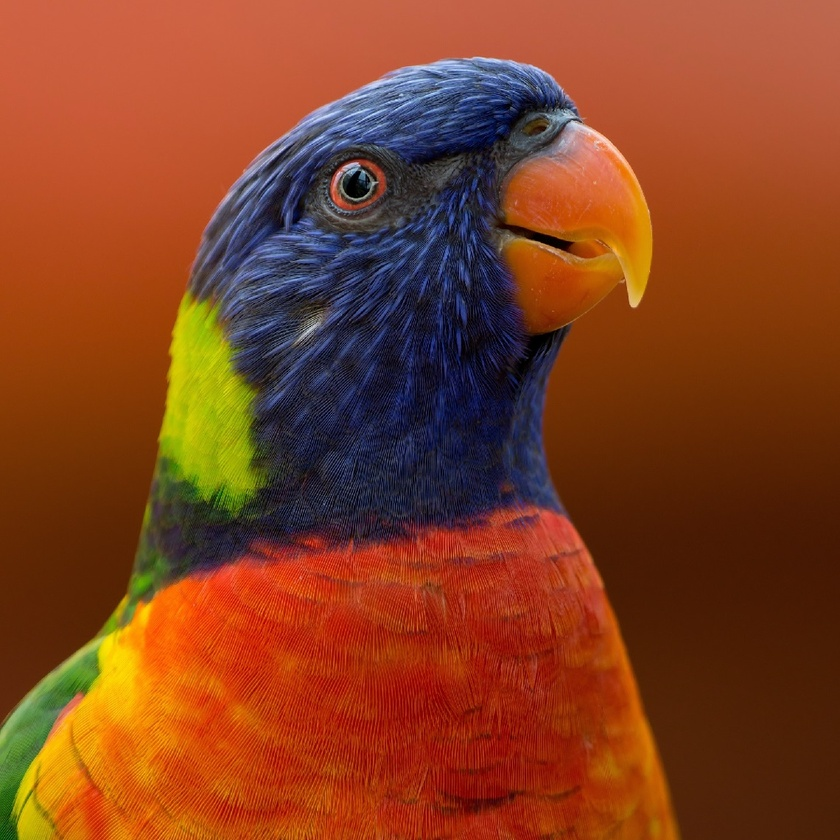
#> input picture Image to pencil sketch/Parrot.jpg, 840 x 840 px, shrunk from 1140 x 1140 before the run, found by its file name
$ python ImageToPencil.py
#> lines starting #> are read from the running program, lines starting #| are printed output that depends on the picture
#Import libraries
import sys
sys.path.append(r"C:\Users\selim\AppData\Local\Programs\Python\Python311\Lib\site-packages")
import cv2

#Import the image
image = cv2.imread(r"C:\Users\selim\Desktop\python\Image to pencil sketch\Parrot.jpg")
#> image is the input picture: shape (840, 840, 3); mean B, G, R 32.7, 64.2, 132.7

#Convert to grey
grey_img = cv2.cvtColor(image, cv2.COLOR_BGR2GRAY)
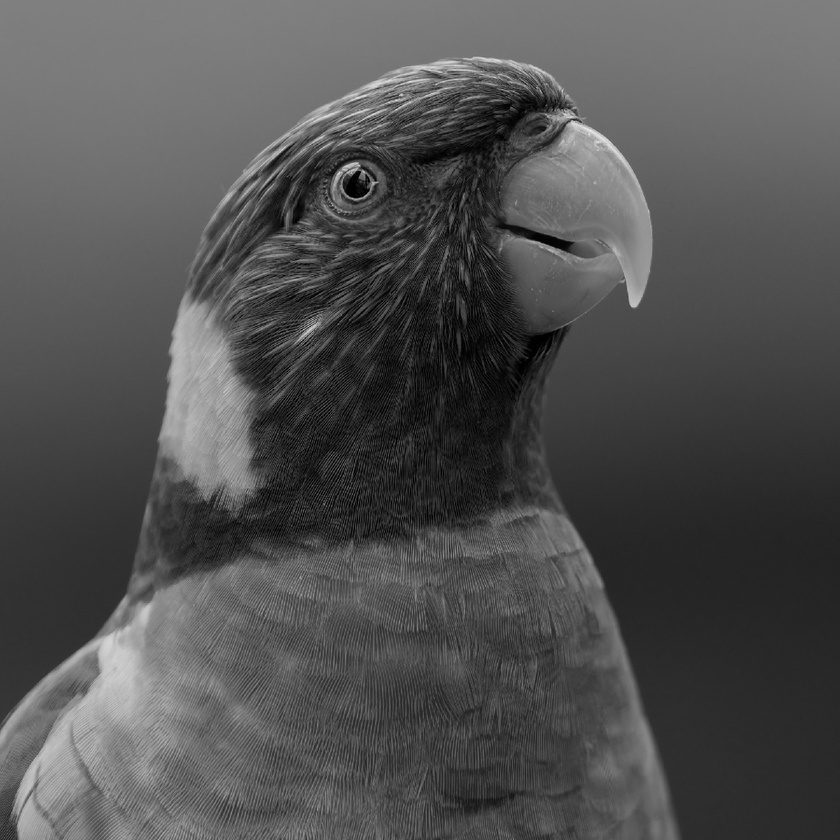
#> grey_img: shape (840, 840); min 0, max 234, mean 81
#Invert
invert = cv2.bitwise_not(grey_img)
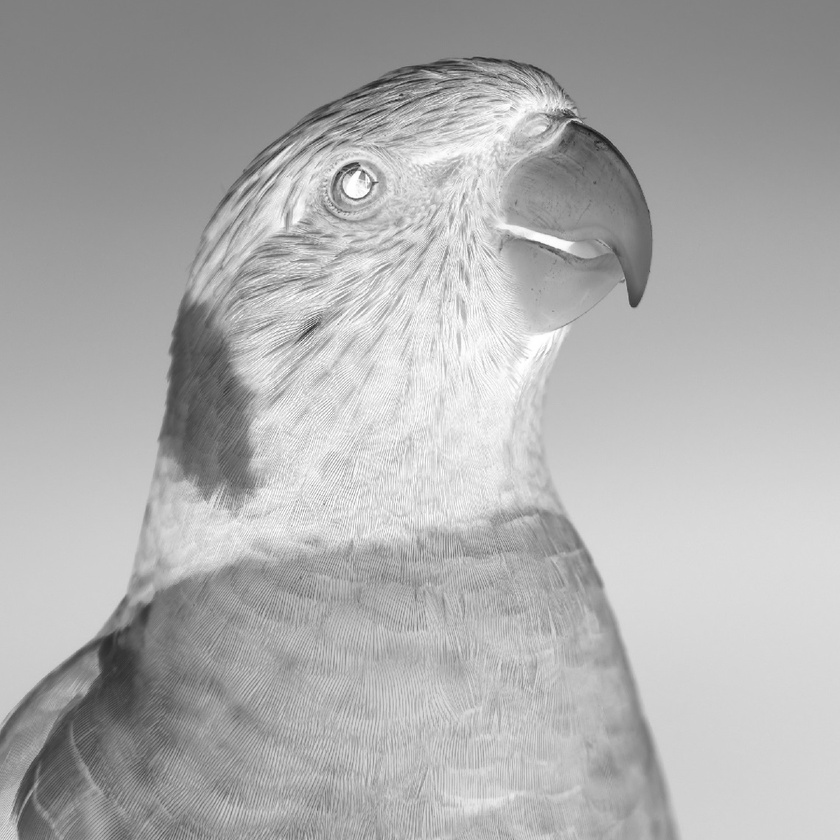
#> invert: shape (840, 840); min 21, max 255, mean 174
#Blur the picture
blur = cv2.GaussianBlur(invert, (21, 21), 0)
#Invert again
invertedblur = cv2.bitwise_not(blur)
sketch = cv2.divide(grey_img, invertedblur, scale=256.0)
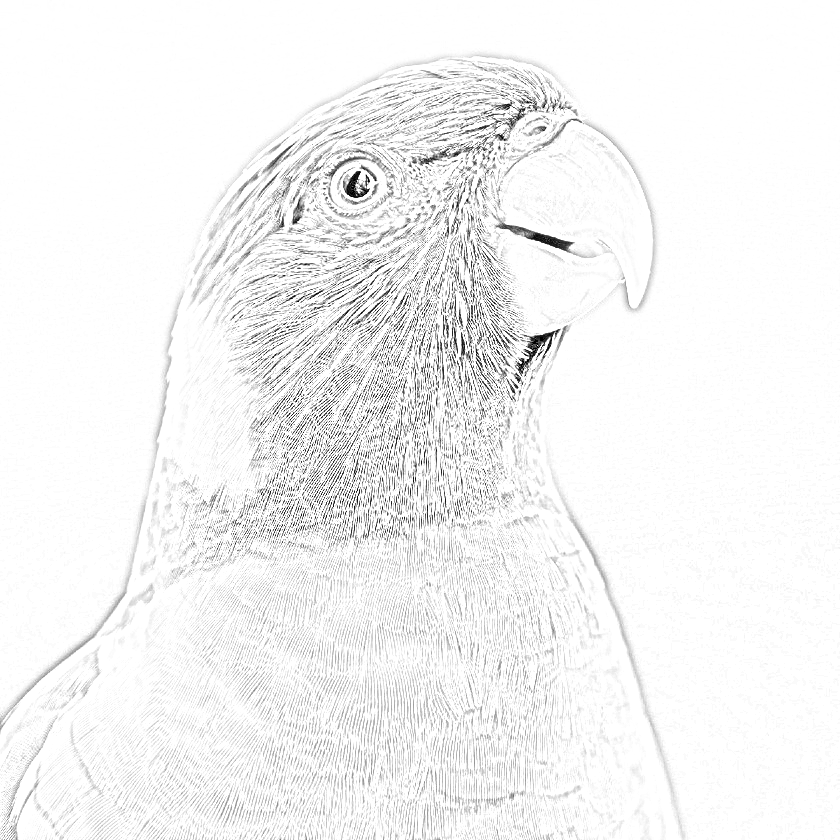
#> sketch: shape (840, 840); min 0, max 255, mean 243.5

#Export result
cv2.imwrite("Sketch.jpg", sketch)
